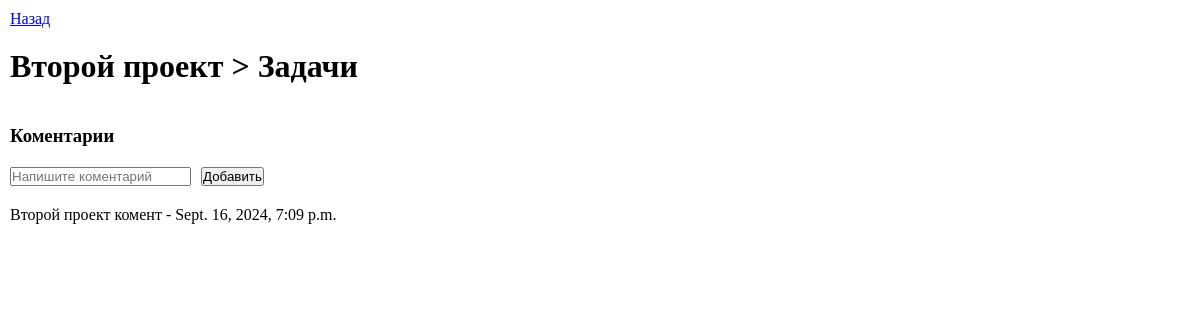
The page /projects/2/tasks/ on the database its author committed.
### testTaskApp/models.py (models this page shows, shortened)
class Project(models.Model):
    STATUS_CHOICES = [
        ('active', 'Активен'),
        ('inactive', 'Неактивен'),
    ]
    title = models.CharField(max_length=200)  # Название проекта
    description = models.TextField()          # Описание проекта
    status = models.CharField(max_length=10, choices=STATUS_CHOICES, default='active')  # Статус проекта
    manager = models.ForeignKey(Employee, on_delete=models.CASCADE, related_name='managed_projects')  # Руководитель проекта
    def __str__(self):
        return self.title

class PrComments(models.Model):
    text = models.TextField()
    date = models.DateTimeField(auto_now_add=True)
    project = models.ForeignKey(Project, on_delete=models.CASCADE, related_name='comments')

### testTaskApp/views.py (the view)
# urls.py: path('projects/<int:project_id>/tasks/', views.project_tasks, name='project_tasks'),
def project_tasks(request, project_id):
    project = get_object_or_404(Project, id=project_id)
    tasks = Task.objects.filter(project_id=project_id)
    comments = [[task, Comments.objects.filter(task=task)] for task in tasks]
    prComments = PrComments.objects.filter(project_id=project_id)
    if request.method == 'POST':
        print(request.POST)
        if 'add_comment' in request.POST:
            form = CommentForm(request.POST)
            if form.is_valid():
                task_id = form.cleaned_data['task_id']
                task = get_object_or_404(Task, id=task_id)
                comment = form.save(commit=False)
                comment.task = task
                comment.save()
                return redirect('project_tasks', project_id=project_id)
        elif 'add_Pr_com' in request.POST:
            form = PrCommentForm(request.POST)
            if form.is_valid():
                prcomment = form.save(commit=False)
                prcomment.project = project
                prcomment.save()
                return redirect('project_tasks', project_id=project_id)
    else:
        form = CommentForm()
    return render(request, 'project_tasks.html', {'tasks': tasks,
                                                  'project': project,
                                                  'comments': comments,
                                                  'prComments': prComments,
                                                  'form_tsk': CommentForm,
                                                  'form_prj': PrCommentForm,})

### testTaskApp/templates/project_tasks.html (shortened to what this page needs)
<!DOCTYPE html>
<html>
<head>
    {% load static %}
	<link rel="stylesheet" type="text/css" href="{% static './style.css' %}">
</head>
<body class="tasks">
    <a href="{% url 'index' %}">Назад</a>
    <h1>{{ project }} > Задачи</h1>
    <h3>Коментарии</h3>
    <form method="post" action="{% url 'project_tasks' project.id %}" class="form_comments">
        {{ form_prj.as_p }}
        <button type="submit" name="add_Pr_com">Добавить</button>
    </form>
    {% for prComment in prComments|dictsortreversed:"date" %}
        <p>
        {{ prComment.text }} - {{ prComment.date }}
        </p>
    {% endfor %}
</body>
</html>

### testTaskApp/static/style.css (style rules this page uses)
* { margin: 0; padding: 0; box-sizing: border-box; }
body { margin: 10px; }
.form_comments { display: flex; flex-direction: row; gap: 10px; }
.tasks { display: flex; flex-direction: column; gap: 20px; }

### rows shown on the page
Project: title "Второй проект"
PrComments: text "Второй проект комент", date "Sept. 16, 2024, 7:09 p.m."
